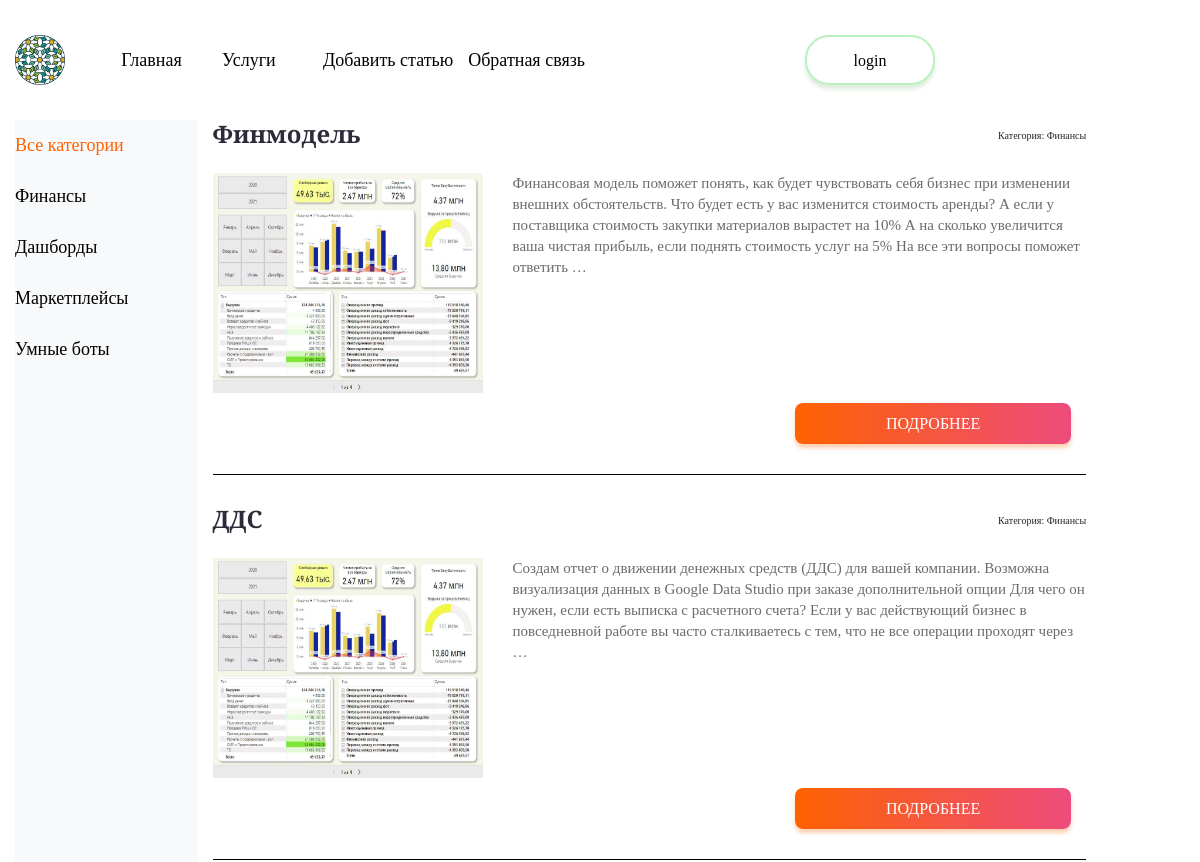
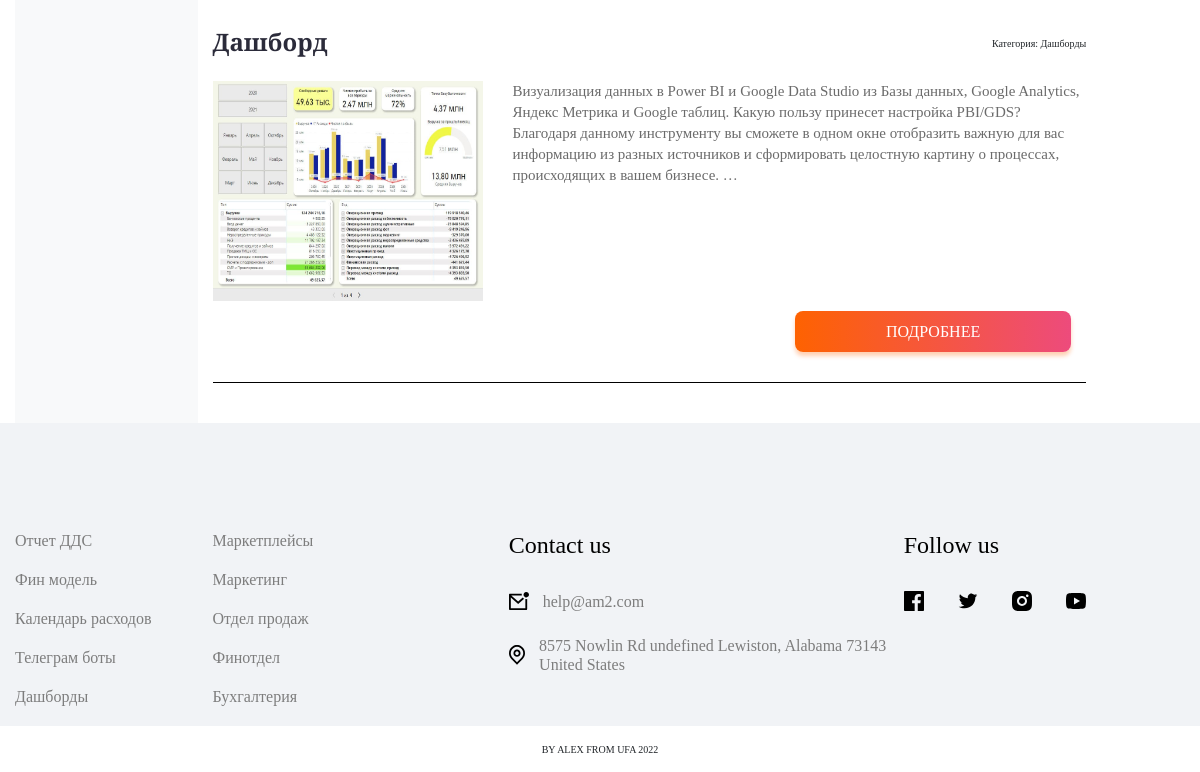
/products/, run on an earlier commit of the app's database (2 pictures, top to bottom).
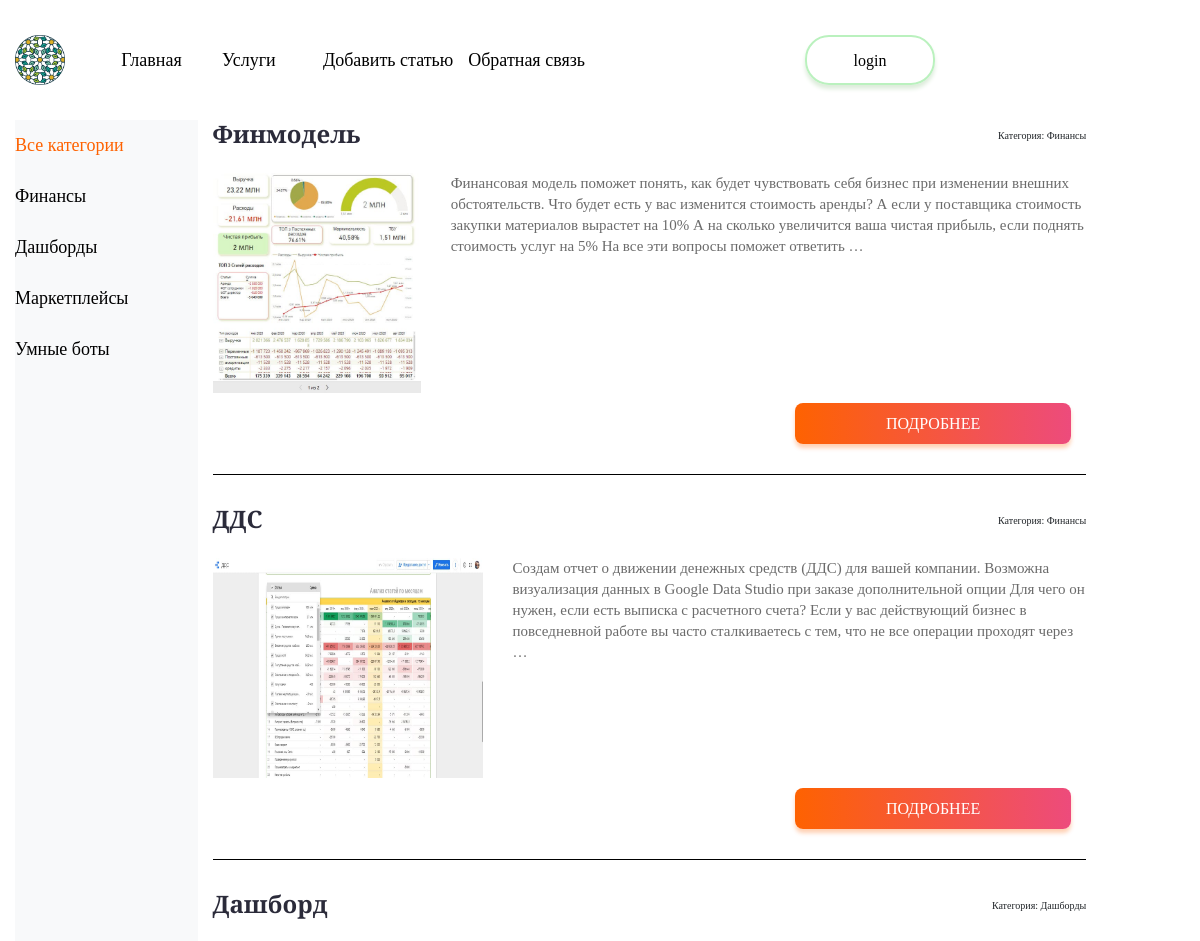
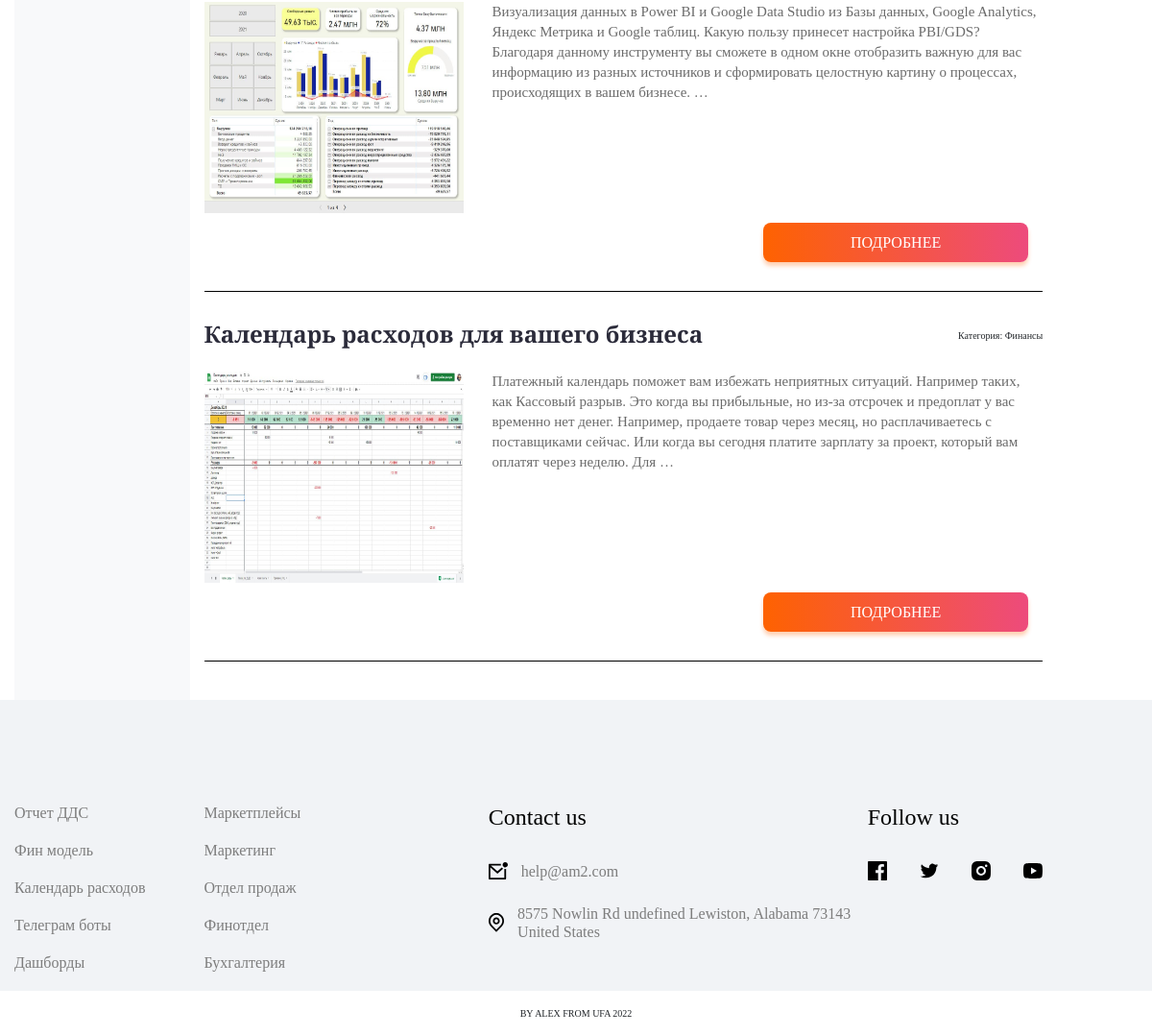
And on a later commit of the database (2 pictures, top to bottom).
### algoritm/models.py (models this page shows, shortened)
class Category(models.Model):
    name = models.CharField(max_length=100, db_index=True, verbose_name='Категория')
    def __str__(self):
        return self.name
    def get_absolute_url(self):
        return reverse('category', kwargs={'cat_id': self.pk})
    class Meta:
        verbose_name = "Категория"
        verbose_name_plural = "Категории"
        ordering  = ['id']

class Boards(models.Model):
    title = models.CharField(max_length=255, verbose_name='Заголовок')
    content = models.TextField(blank=True, verbose_name='Текст статьи')
    photo = models.ImageField(upload_to='photos/%Y/%m/%d/', verbose_name='Фото')
    time_create = models.DateTimeField(auto_now_add=True, verbose_name='Время создания')
    time_update = models.DateTimeField(auto_now=True, verbose_name='Время изменения')
    is_published = models.BooleanField(default=True, verbose_name='Публикация')
    cat = models.ForeignKey('Category', on_delete=models.PROTECT, null=True, verbose_name='Категория')
    def get_absolute_url(self):
        return reverse('post', kwargs={'post_id': self.pk})
    class Meta:
        verbose_name = 'Наши услуги'
        verbose_name_plural = 'Наши услуги'

### algoritm/views.py (the view)
# urls.py: path('products/', products, name='products'),
def products(request):
    posts = Boards.objects.all()
    cats = Category.objects.all()
    context = {
        'cats': cats,
        'posts': posts,
        'menu': menu,
        'title': 'Услуги',
        'cat_selected' : 0,
    }
    return render(request, 'algoritm/products.html', context=context)

### algoritm/templates/algoritm/products.html
{% extends 'algoritm/base.html' %}
{% block content%}
<section class="container content__block">
        <div class="row">
            <div class="col-md-2 col-sm-4 m-10">
                <nav class ="bg-light menu-vertical mb-5 h-100">
                    <ul class ="nav navbar-nav">
                        {% if cat_selected == 0 %}
                            <li class ="menu__item_verical  mb-4 mt-4">Все категории</li>
                        {% else %}
                            <li class="mb-4 mt-4"><a class ="menu__link_verical" href="{% url 'products' %}">Все категории</a></li>
                        {% endif %}
                        {% for c in cats %}
                            {% if c.pk == cat_selected %}
                                <li class ="menu__item_verical mb-4 mt-4">{{ c.name }}</li>
                            {% else %}
                                <li class="mb-4 mt-4"><a class ="menu__link_verical" href="{{ c.get_absolute_url }}">{{ c.name }}</a></li>
                            {% endif %}
                        {% endfor %}
                    </ul>
                </nav>
            </div>
            <ul class="col-9">
                {% for p in posts%}
                    <li class="container post__area">
                        <div class="d-flex flex-row title__row">
                            <h4 class="content__title">{{ p.title }}</h4>
                            <p>Категория: {{ p.cat}}</p>
                        </div>
                        <div class ="container">
                            {%if p.photo %}
                                <img class="image_preview img-responsive" src="{{ p.photo.url }}">
                            {% else %}
                                <img class="image_preview img-responsive" src="../../static/algoritm/images/dashboard.jpg">
                            {% endif %}
                            <p class="content__block-text"> {{ p.content|truncatewords:50 }}  </p>
                        </div>
                        <div class="row justify-content-end mb-5 button__block">
                            <div class="col-lg-4 col-sm-3">
                                <a href="{{ p.get_absolute_url }}" class="banner__link button_orange">Подробнее</a>
                            </div>
                        </div>
                    </li>
                {% endfor %}
            </ul>
        </div>
    </section>
{% endblock content%}

### algoritm/templates/algoritm/base.html (shortened to what this page needs)
{% load static %}
<!DOCTYPE html>
<html lang="ru">
<head>
    <link rel="stylesheet" href="{% static 'algoritm/css/bootstrap.min.css' %}">
    <link rel="stylesheet" href="{% static 'algoritm/css/style.css' %}">
</head>
<body>
    <header class="header">
        {% block mainmenu%}
        <div class="container h-100">
            <div class="row header__content align-content-center">
                <a href="{% url 'home' %}" class="header__logo col-1">
                    <img src="{% static 'algoritm/images/Mantarin-2.png' %}" alt="" class="img__logo header__logo-top">
                </a>
                <nav class="menu col-5 header__menu">
                    <ul class="menu__list row justify-content-between align-items-center">
                        {% for m in menu %}
                        <li class="menu__item col">
                            <a href="{% url m.url_name %}" class="menu__link">{{ m.title }}</a>
                        </li>
                        {% endfor %}
                    </ul>
                </nav>
                <div class="header__button col-2 offset-2">
                    <a href="{% url 'login' %}" class="header__login button">login</a>
                </div>
            </div>
        </div>
        {% endblock mainmenu%}
    </header>
{% block content%}
{% endblock content%}
<footer class="footer">
        <div class="container">
            <div class="row">
                <nav class="col-md-2 col-sm-6">
                    <ul class="footer__menu">
                        <li class="footer__menu-item"><a href="#" class="footer__menu-link">Отчет ДДС</a></li>
                        <li class="footer__menu-item"><a href="#" class="footer__menu-link">Фин модель</a></li>
                        <li class="footer__menu-item"><a href="#" class="footer__menu-link">Календарь расходов</a></li>
                        <li class="footer__menu-item"><a href="#" class="footer__menu-link">Телеграм боты</a></li>
                        <li class="footer__menu-item"><a href="#" class="footer__menu-link">Дашборды</a></li>
                    </ul>
                </nav>
                <nav class="col-md-2 col-sm-6">
                    <ul class="footer__menu">
                        <li class="footer__menu-item"><a href="#" class="footer__menu-link">Маркетплейсы</a></li>
                        <li class="footer__menu-item"><a href="#" class="footer__menu-link">Маркетинг</a></li>
                        <li class="footer__menu-item"><a href="#" class="footer__menu-link">Отдел продаж</a></li>
                        <li class="footer__menu-item"><a href="#" class="footer__menu-link">Финотдел</a></li>
                        <li class="footer__menu-item"><a href="#" class="footer__menu-link">Бухгалтерия</a></li>
                    </ul>
                </nav>
                <div class="footer__contacts col-md-4 col-sm-6 offset-md-1">
                    <h4 class="footer__title title-h4">Contact us</h4>
                    <a href="mailto:" class="footer__contact w-100 d-flex align-items-center">
                        <img src="{% static 'algoritm/images/mail.svg'%}" alt="" class="footer__icon">
                        <span class="footer__contact-text">help@am2.com</span>
                    </a>
                    <a href="#" class="footer__contact w-100 d-flex align-items-center">
                        <img src="{% static 'algoritm/images/map.svg'%}" alt="" class="footer__icon">
                        <span class="footer__contact-text">8575 Nowlin Rd undefined Lewiston,
                            Alabama 73143 United States</span>
                    </a>
                </div>
                <div class="footer__contacts col-md-2 col-sm-4">
                    <h4 class="footer__title title-h4">Follow us</h4>
                    <nav class="social">
                        <ul class="social__list d-flex justify-content-between align-items-center">
                            <li class="social__item"><a href="#" class="social__link"><img src="{% static 'algoritm/images/facebook.svg'%}" alt="" class="social__icon"></a></li>
                            <li class="social__item"><a href="#" class="social__link"><img src="{% static 'algoritm/images/twiter.svg'%}" alt="" class="social__icon"></a></li>
                            <li class="social__item"><a href="#" class="social__link"><img src="{% static 'algoritm/images/instagram.svg'%}" alt="" class="social__icon"></a></li>
                            <li class="social__item"><a href="#" class="social__link"><img src="{% static 'algoritm/images/youtube.svg'%}" alt="" class="social__icon"></a></li>
                        </ul>
                    </nav>
                </div>
            </div>
        </div>
        <div class="copyright d-flex align-items-center justify-content-center">BY ALEX FROM UFA 2022</div>
    </footer>
</body>
</html>

### algoritm/static/algoritm/css/style.css (style rules this page uses)
.header { height: 12rem; position: absolute; top: 0; left: 0; width: 100%; }
.header__content { height: 100%; }
.img__logo { width: 5rem; height: 5rem; }
.menu__list { margin: 0; padding: 0; height: 100%; list-style: none; }
.menu__link { text-decoration: none; font-style: normal; font-weight: 400; font-size: 1.8rem; line-height: 2.1rem; color: #000000; white-space: nowrap; }
.header__login { text-decoration: none; }
.banner__link { font-style: normal; font-weight: 500; font-size: 1.6rem; line-height: 1.9rem; text-align: center; text-transform: uppercase; color: #FFFFFF; text-decoration: none; }
.footer { padding-top: 10.8rem; background: #F1F3F6; }
.footer__menu { list-style: none; padding: 0; margin: 0; }
.footer__menu-item { margin-bottom: 2rem; }
.footer__menu-link { font-weight: 400; font-size: 1.6rem; line-height: 1.9rem; color: #7D7D7D; text-decoration: none; }
.footer__title { font-weight: 400; font-size: 2.4rem; line-height: 2.8rem; color: #000000; margin-bottom: 3.2rem; }
.footer__contact { text-decoration: none; color: #7D7D7D; margin-bottom: 2.5rem; font-weight: 400; font-size: 1.6rem; line-height: 1.9rem; }
.footer__icon { height: 2rem; width: 2rem; object-fit: contain; margin-right: 1.4rem; }
.social__list { padding: 0; margin: 0; list-style: none; }
.social__icon { height: 2rem; width: 2rem; object-fit: contain; }
.copyright { width: 100%; background: #fff; height: 4.6rem; }
@media screen and (min-width: 1200px) { .container { max-width: 1170px; padding: 0; } }

### algoritm/static/algoritm/css/main.css (style rules this page uses)
:root { font-size: 10px; }
body { margin: 0; font-family: 'Playfair Display'; }
.button { height: 5rem; width: 13rem; border: 0.2rem solid #BAF1BE; box-shadow: 0 0.4rem 0.4rem #DDECDB; box-sizing: border-box; border-radius: 2.4rem; display: grid; justify-items: center; align-items: center; font-size: 1.6rem; line-height: 1.9rem; color: #000000; text-decoration: none; background-color: transparent; transition: color 0.6s ease, background-color 0.6s ease; outline: none; }
.button_orange { height: 4.1rem; background: linear-gradient(90.08deg, #FE6201 0.05%, #ED4B7C 99.92%); box-shadow: 0rem .4rem .4rem rgba(254, 98, 1, 0.3); border-radius: .8rem; display: grid; align-items: center; justify-items: center; text-decoration: none; transition: background-color 0.6s ease, color 0.6s ease; }

### algoritm/static/algoritm/css/products.css (style rules this page uses)
.content__block { margin-top: 12rem; }
.menu__item_verical { text-decoration: none; font-style: normal; font-weight: 400; font-size: 1.8rem; line-height: 2.1rem; color: #FE6201; white-space: nowrap; margin: 1rem 0; }
.menu__link_verical { text-decoration: none; font-style: normal; font-weight: 400; font-size: 1.8rem; line-height: 2.1rem; color: #000000; white-space: nowrap; }
.post__area { text-decoration: none; list-style: none; margin-bottom: 3rem; border-bottom: .1rem solid black; }
.title__row { justify-content: space-between; align-items: end; }
.content__title { font-weight: 700; font-size: 2.4rem; line-height: 2.8rem; color: #2B2B3A; }
.image_preview { max-width: 30rem; height: 23rem; float: left; padding: 0 3rem 1rem 0; }
.content__block-text { min-height: 20rem; font-weight: normal; font-size: 1.5rem; line-height: 2.1rem; color: #6B6B6B; margin: 2rem 0 0 0; padding-bottom: 2rem; }
.button__block { width: 100%; }

What changed in the data, as far as the page shows it:
changed Boards "Финмодель": photo: picture added
changed Boards "ДДС": photo: picture added
changed Boards "Дашборд": photo: picture added
added Boards: title "Календарь расходов для вашего бизнеса", cat "Финансы", photo (picture), content "Платежный календарь поможет вам избежать неприятных ситуаций. Например таких, как Кассовый разрыв. Это когда вы прибыльные, но из-за отсрочек и предоплат у вас временно нет денег. Например, продаете товар через месяц, но расплачиваетесь с поставщиками сейчас. Или когда вы сегодня платите зарплату за проект, который вам оплатят через неделю. Для …"
